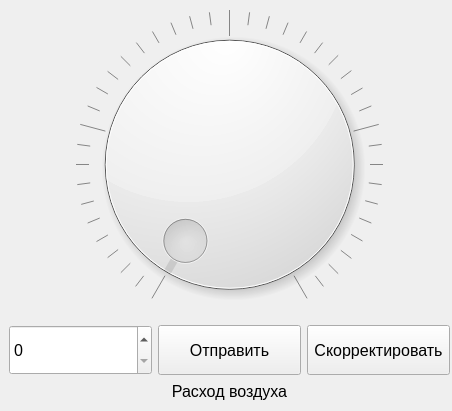
<?xml version="1.0" encoding="UTF-8"?>
<ui version="4.0">
 <class>Air</class>
 <widget class="QWidget" name="Air">
  <property name="geometry">
   <rect>
    <x>0</x>
    <y>0</y>
    <width>452</width>
    <height>411</height>
   </rect>
  </property>
  <property name="windowTitle">
   <string>Form</string>
  </property>
  <widget class="QWidget" name="gridLayoutWidget">
   <property name="geometry">
    <rect>
     <x>9</x>
     <y>10</y>
     <width>441</width>
     <height>391</height>
    </rect>
   </property>
   <layout class="QGridLayout" name="gridLayout">
    <item row="0" column="0">
     <widget class="QDial" name="dialAir">
      <property name="minimumSize">
       <size>
        <width>0</width>
        <height>300</height>
       </size>
      </property>
      <property name="cursor">
       <cursorShape>PointingHandCursor</cursorShape>
      </property>
      <property name="maximum">
       <number>40</number>
      </property>
      <property name="wrapping">
       <bool>false</bool>
      </property>
      <property name="notchesVisible">
       <bool>true</bool>
      </property>
     </widget>
    </item>
    <item row="1" column="0">
     <layout class="QHBoxLayout" name="horizontalLayout_11">
      <property name="sizeConstraint">
       <enum>QLayout::SetMinAndMaxSize</enum>
      </property>
      <item>
       <widget class="QSpinBox" name="ValueAir">
        <property name="sizePolicy">
         <sizepolicy hsizetype="Minimum" vsizetype="Fixed">
          <horstretch>0</horstretch>
          <verstretch>0</verstretch>
         </sizepolicy>
        </property>
        <property name="minimumSize">
         <size>
          <width>50</width>
          <height>50</height>
         </size>
        </property>
        <property name="sizeIncrement">
         <size>
          <width>0</width>
          <height>0</height>
         </size>
        </property>
        <property name="baseSize">
         <size>
          <width>0</width>
          <height>0</height>
         </size>
        </property>
        <property name="font">
         <font>
          <pointsize>12</pointsize>
         </font>
        </property>
       </widget>
      </item>
      <item>
       <widget class="QPushButton" name="SendAir">
        <property name="minimumSize">
         <size>
          <width>0</width>
          <height>50</height>
         </size>
        </property>
        <property name="font">
         <font>
          <pointsize>12</pointsize>
         </font>
        </property>
        <property name="text">
         <string>Отправить</string>
        </property>
       </widget>
      </item>
      <item>
       <widget class="QPushButton" name="CorrectAir">
        <property name="minimumSize">
         <size>
          <width>0</width>
          <height>50</height>
         </size>
        </property>
        <property name="font">
         <font>
          <pointsize>12</pointsize>
         </font>
        </property>
        <property name="cursor">
         <cursorShape>PointingHandCursor</cursorShape>
        </property>
        <property name="text">
         <string>Скорректировать</string>
        </property>
       </widget>
      </item>
     </layout>
    </item>
    <item row="2" column="0">
     <widget class="QLabel" name="label_6">
      <property name="maximumSize">
       <size>
        <width>16777215</width>
        <height>20</height>
       </size>
      </property>
      <property name="font">
       <font>
        <pointsize>12</pointsize>
       </font>
      </property>
      <property name="text">
       <string>Расход воздуха</string>
      </property>
      <property name="alignment">
       <set>Qt::AlignCenter</set>
      </property>
     </widget>
    </item>
   </layout>
  </widget>
 </widget>
 <resources/>
 <connections>
  <connection>
   <sender>dialAir</sender>
   <signal>valueChanged(int)</signal>
   <receiver>ValueAir</receiver>
   <slot>setValue(int)</slot>
   <hints>
    <hint type="sourcelabel">
     <x>229</x>
     <y>160</y>
    </hint>
    <hint type="destinationlabel">
     <x>82</x>
     <y>344</y>
    </hint>
   </hints>
  </connection>
 </connections>
</ui>
